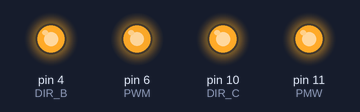
Simulated run of this sketch. Board: Arduino Uno, built with avr-gcc and run on an emulated ATmega328P. Parts: output pins drawn as LEDs (lit = HIGH). Pins used as bus, display or sensor lines are not drawn.

Above: at 0.1 s.
Timing chart, 0 to 1.6 s (numbered marks = the images above):
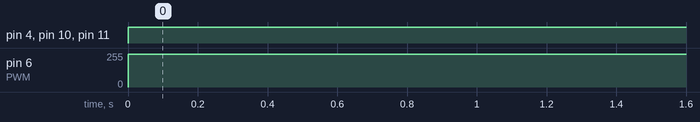

The sketch:

Cargovroooommmm.ino
```cpp
const int DIR_A = 5;
const int DIR_B = 4;
const int PWM = 6;
const int DIR_C = 10;
const int DIR_D = 9;
const int PMW = 11;

const int buttonPin = 3;

void setup() {

pinMode(buttonPin, INPUT);


pinMode(DIR_A, OUTPUT);
pinMode(DIR_B, OUTPUT);
pinMode(PWM, OUTPUT);
pinMode(DIR_C, OUTPUT);
pinMode(DIR_D, OUTPUT);
pinMode(PMW, OUTPUT);

Serial.begin(9600);

}

void loop() {
  int buttonState;


if(buttonState == LOW)
{
  digitalWrite(DIR_A, HIGH);
  digitalWrite(DIR_B, LOW);
  analogWrite(PWM, 245);

  digitalWrite(DIR_C, LOW);
  digitalWrite(DIR_D, HIGH);
  analogWrite(PMW, 255);
}
else if(buttonState == HIGH);
{
   digitalWrite(DIR_A, LOW);
  digitalWrite(DIR_B, HIGH);
  analogWrite(PWM, 245);

  digitalWrite(DIR_C, HIGH);
  digitalWrite(DIR_D, LOW);
  analogWrite(PMW, 255);

  delay(1000);


}


}
```

Measured:
- by itself, pin 4 (DIR_B), pin 10 (DIR_C), pin 11 (PMW): LOW → HIGH at 0.00 s
- by itself, pin 6 (PWM): 0/255 → 245/255 at 0.00 s
